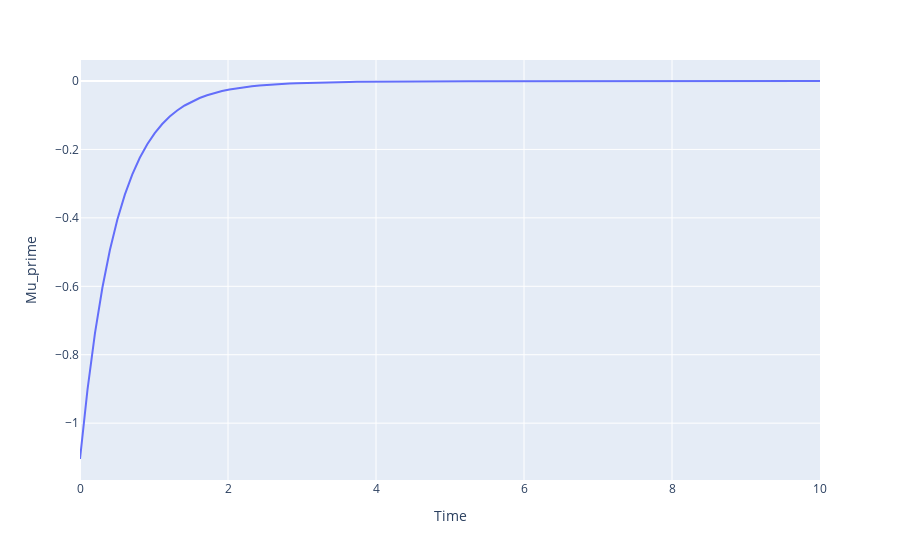

The notebook cell saved with this chart:
### Code cell
df2 = pd.DataFrame({'Time': t_range_large, 'Mu_prime': mu_prime_range1})
fig2 = px.line(df2, x='Time', y='Mu_prime')
fig2.show()
